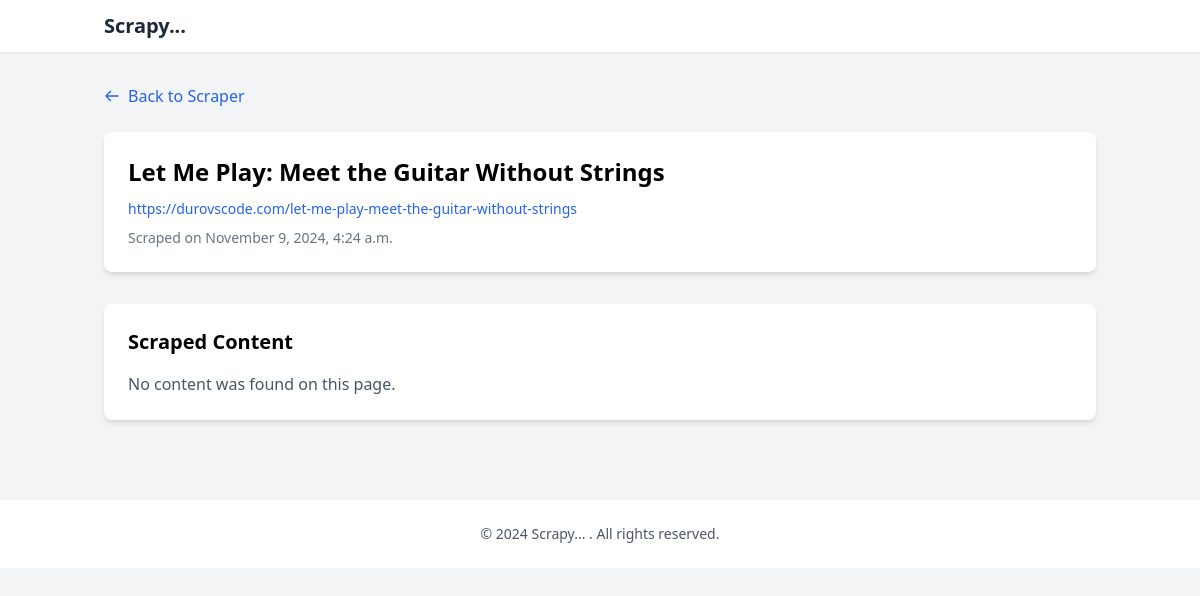
/results/3/, run on the app's committed database.
### pod/models.py (models this page shows, shortened)
class Scrappeddata(models.Model):
    url = models.URLField(max_length=1000)
    title = models.CharField(max_length=400, null=True, blank=True)
    content = models.TextField()
    created_at = models.DateTimeField(auto_now=False, auto_now_add=True)

### pod/views.py (the view)
# urls.py: path('results/<int:pk>/', views.results, name='scraping_results'),
def results(request, pk):
    try:
        scrapped_data = scrapy.objects.get(pk=pk)
        print(scrapped_data.content + "temi")
        return render(request, 'pod/results.html', {'data': scrapped_data})
    except scrapy.DoesNotExist:
        messages.error(request, 'Requested scrape data not found.')
        return redirect('scrape')

### pod/templates/pod/results.html
{% extends 'base.html' %}
{% load static %}
{% block content %}
<div class="container mx-auto px-4 py-8">
    <div class="mb-6">
        <a href="{% url 'scrape' %}"
           class="text-blue-600 hover:text-blue-800 flex items-center">
            <svg class="w-4 h-4 mr-2" fill="none" stroke="currentColor" viewBox="0 0 24 24">
                <path stroke-linecap="round" stroke-linejoin="round" stroke-width="2" d="M10 19l-7-7m0 0l7-7m-7 7h18"/>
            </svg>
            Back to Scraper
        </a>
    </div>
    <div class="bg-white rounded-lg shadow-md p-6 mb-8">
        <h1 class="text-2xl font-bold mb-2">{{ data.title }}</h1>
        <a href="{{ data.url }}"
           target="_blank"
           rel="noopener noreferrer"
           class="text-blue-600 hover:text-blue-800 text-sm">
            {{ data.url }}
        </a>
        <p class="text-sm text-gray-500 mt-2">
            Scraped on {{ data.created_at|date:"F j, Y, g:i a" }}
        </p>
    </div>
    <div class="bg-white rounded-lg shadow-md p-6">
        <h2 class="text-xl font-semibold mb-4">Scraped Content</h2>
        {% if data.content %}
            {% for content_block in data.content_blocks.all %}
            <div class="mb-8 border-b border-gray-200 pb-6">
                {% if content_block.headline %}
                <h3 class="text-lg font-medium text-gray-900 mb-2">
                    {{ content_block.headline }}
                </h3>
                {% endif %}
                {% if content_block.span %}
                <div class="text-sm text-gray-600 mb-2">
                    {{ content_block.span }}
                </div>
                {% endif %}
                {% if content_block.paragraph %}
                <div class="text-gray-700 leading-relaxed">
                    {{ content_block.paragraph }}
                </div>
                {% endif %}
            </div>
            {% endfor %}
        {% else %}
            <p class="text-gray-600">No content was found on this page.</p>
        {% endif %}
    </div>
</div>
{% endblock %}

### data on the page
Scrappeddata: title "Let Me Play: Meet the Guitar Without Strings", url "https://durovscode.com/let-me-play-meet-the-guitar-without-strings", created_at "November 9, 2024, 4:24 a.m."
